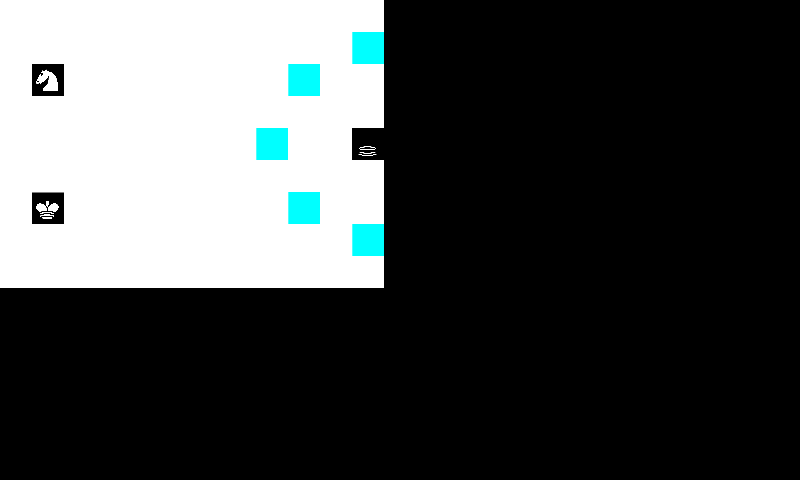

Tiled map render using the project's own tile images. Description and the whole map definition, tile-layer contents included, below:
An orthogonal 25x15 tile map with 32x32 px tiles, 1 tile layer (Map).

<map version="1.0" orientation="orthogonal" renderorder="right-down" width="25" height="15" tilewidth="32" tileheight="32" nextobjectid="14">
 <tileset firstgid="1" name="Tileset" tilewidth="32" tileheight="32" tilecount="18">
  <image source="gfx/Tileset.png" width="192" height="96" />
 </tileset>
 <layer name="Map" width="25" height="15">
  <data>
   <tile gid="1" />
   <tile gid="1" />
   <tile gid="1" />
   <tile gid="1" />
   <tile gid="1" />
   <tile gid="1" />
   <tile gid="1" />
   <tile gid="1" />
   <tile gid="1" />
   <tile gid="1" />
   <tile gid="1" />
   <tile gid="1" />
   <tile gid="0" />
   <tile gid="0" />
   <tile gid="0" />
   <tile gid="0" />
   <tile gid="0" />
   <tile gid="0" />
   <tile gid="0" />
   <tile gid="0" />
   <tile gid="0" />
   <tile gid="0" />
   <tile gid="0" />
   <tile gid="0" />
   <tile gid="0" />
   <tile gid="1" />
   <tile gid="1" />
   <tile gid="1" />
   <tile gid="1" />
   <tile gid="1" />
   <tile gid="1" />
   <tile gid="1" />
   <tile gid="1" />
   <tile gid="1" />
   <tile gid="1" />
   <tile gid="1" />
   <tile gid="2" />
   <tile gid="0" />
   <tile gid="0" />
   <tile gid="0" />
   <tile gid="0" />
   <tile gid="0" />
   <tile gid="0" />
   <tile gid="0" />
   <tile gid="0" />
   <tile gid="0" />
   <tile gid="0" />
   <tile gid="0" />
   <tile gid="0" />
   <tile gid="0" />
   <tile gid="1" />
   <tile gid="10" />
   <tile gid="1" />
   <tile gid="1" />
   <tile gid="1" />
   <tile gid="1" />
   <tile gid="1" />
   <tile gid="1" />
   <tile gid="1" />
   <tile gid="2" />
   <tile gid="1" />
   <tile gid="1" />
   <tile gid="0" />
   <tile gid="0" />
   <tile gid="0" />
   <tile gid="0" />
   <tile gid="0" />
   <tile gid="0" />
   <tile gid="0" />
   <tile gid="0" />
   <tile gid="0" />
   <tile gid="0" />
   <tile gid="0" />
   <tile gid="0" />
   <tile gid="0" />
   <tile gid="1" />
   <tile gid="1" />
   <tile gid="1" />
   <tile gid="1" />
   <tile gid="1" />
   <tile gid="1" />
   <tile gid="1" />
   <tile gid="1" />
   <tile gid="1" />
   <tile gid="1" />
   <tile gid="1" />
   <tile gid="1" />
   <tile gid="0" />
   <tile gid="0" />
   <tile gid="0" />
   <tile gid="0" />
   <tile gid="0" />
   <tile gid="0" />
   <tile gid="0" />
   <tile gid="0" />
   <tile gid="0" />
   <tile gid="0" />
   <tile gid="0" />
   <tile gid="0" />
   <tile gid="0" />
   <tile gid="1" />
   <tile gid="1" />
   <tile gid="1" />
   <tile gid="1" />
   <tile gid="1" />
   <tile gid="1" />
   <tile gid="1" />
   <tile gid="1" />
   <tile gid="2" />
   <tile gid="1" />
   <tile gid="1" />
   <tile gid="14" />
   <tile gid="0" />
   <tile gid="0" />
   <tile gid="0" />
   <tile gid="0" />
   <tile gid="0" />
   <tile gid="0" />
   <tile gid="0" />
   <tile gid="0" />
   <tile gid="0" />
   <tile gid="0" />
   <tile gid="0" />
   <tile gid="0" />
   <tile gid="0" />
   <tile gid="1" />
   <tile gid="1" />
   <tile gid="1" />
   <tile gid="1" />
   <tile gid="1" />
   <tile gid="1" />
   <tile gid="1" />
   <tile gid="1" />
   <tile gid="1" />
   <tile gid="1" />
   <tile gid="1" />
   <tile gid="1" />
   <tile gid="0" />
   <tile gid="0" />
   <tile gid="0" />
   <tile gid="0" />
   <tile gid="0" />
   <tile gid="0" />
   <tile gid="0" />
   <tile gid="0" />
   <tile gid="0" />
   <tile gid="0" />
   <tile gid="0" />
   <tile gid="0" />
   <tile gid="0" />
   <tile gid="1" />
   <tile gid="7" />
   <tile gid="1" />
   <tile gid="1" />
   <tile gid="1" />
   <tile gid="1" />
   <tile gid="1" />
   <tile gid="1" />
   <tile gid="1" />
   <tile gid="2" />
   <tile gid="1" />
   <tile gid="1" />
   <tile gid="0" />
   <tile gid="0" />
   <tile gid="0" />
   <tile gid="0" />
   <tile gid="0" />
   <tile gid="0" />
   <tile gid="0" />
   <tile gid="0" />
   <tile gid="0" />
   <tile gid="0" />
   <tile gid="0" />
   <tile gid="0" />
   <tile gid="0" />
   <tile gid="1" />
   <tile gid="1" />
   <tile gid="1" />
   <tile gid="1" />
   <tile gid="1" />
   <tile gid="1" />
   <tile gid="1" />
   <tile gid="1" />
   <tile gid="1" />
   <tile gid="1" />
   <tile gid="1" />
   <tile gid="2" />
   <tile gid="0" />
   <tile gid="0" />
   <tile gid="0" />
   <tile gid="0" />
   <tile gid="0" />
   <tile gid="0" />
   <tile gid="0" />
   <tile gid="0" />
   <tile gid="0" />
   <tile gid="0" />
   <tile gid="0" />
   <tile gid="0" />
   <tile gid="0" />
   <tile gid="1" />
   <tile gid="1" />
   <tile gid="1" />
   <tile gid="1" />
   <tile gid="1" />
   <tile gid="1" />
   <tile gid="1" />
   <tile gid="1" />
   <tile gid="1" />
   <tile gid="1" />
   <tile gid="1" />
   <tile gid="1" />
   <tile gid="0" />
   <tile gid="0" />
   <tile gid="0" />
   <tile gid="0" />
   <tile gid="0" />
   <tile gid="0" />
   <tile gid="0" />
   <tile gid="0" />
   <tile gid="0" />
   <tile gid="0" />
   <tile gid="0" />
   <tile gid="0" />
   <tile gid="0" />
   <tile gid="0" />
   <tile gid="0" />
   <tile gid="0" />
   <tile gid="0" />
   <tile gid="0" />
   <tile gid="0" />
   <tile gid="0" />
   <tile gid="0" />
   <tile gid="0" />
   <tile gid="0" />
   <tile gid="0" />
   <tile gid="0" />
   <tile gid="0" />
   <tile gid="0" />
   <tile gid="0" />
   <tile gid="0" />
   <tile gid="0" />
   <tile gid="0" />
   <tile gid="0" />
   <tile gid="0" />
   <tile gid="0" />
   <tile gid="0" />
   <tile gid="0" />
   <tile gid="0" />
   <tile gid="0" />
   <tile gid="0" />
   <tile gid="0" />
   <tile gid="0" />
   <tile gid="0" />
   <tile gid="0" />
   <tile gid="0" />
   <tile gid="0" />
   <tile gid="0" />
   <tile gid="0" />
   <tile gid="0" />
   <tile gid="0" />
   <tile gid="0" />
   <tile gid="0" />
   <tile gid="0" />
   <tile gid="0" />
   <tile gid="0" />
   <tile gid="0" />
   <tile gid="0" />
   <tile gid="0" />
   <tile gid="0" />
   <tile gid="0" />
   <tile gid="0" />
   <tile gid="0" />
   <tile gid="0" />
   <tile gid="0" />
   <tile gid="0" />
   <tile gid="0" />
   <tile gid="0" />
   <tile gid="0" />
   <tile gid="0" />
   <tile gid="0" />
   <tile gid="0" />
   <tile gid="0" />
   <tile gid="0" />
   <tile gid="0" />
   <tile gid="0" />
   <tile gid="0" />
   <tile gid="0" />
   <tile gid="0" />
   <tile gid="0" />
   <tile gid="0" />
   <tile gid="0" />
   <tile gid="0" />
   <tile gid="0" />
   <tile gid="0" />
   <tile gid="0" />
   <tile gid="0" />
   <tile gid="0" />
   <tile gid="0" />
   <tile gid="0" />
   <tile gid="0" />
   <tile gid="0" />
   <tile gid="0" />
   <tile gid="0" />
   <tile gid="0" />
   <tile gid="0" />
   <tile gid="0" />
   <tile gid="0" />
   <tile gid="0" />
   <tile gid="0" />
   <tile gid="0" />
   <tile gid="0" />
   <tile gid="0" />
   <tile gid="0" />
   <tile gid="0" />
   <tile gid="0" />
   <tile gid="0" />
   <tile gid="0" />
   <tile gid="0" />
   <tile gid="0" />
   <tile gid="0" />
   <tile gid="0" />
   <tile gid="0" />
   <tile gid="0" />
   <tile gid="0" />
   <tile gid="0" />
   <tile gid="0" />
   <tile gid="0" />
   <tile gid="0" />
   <tile gid="0" />
   <tile gid="0" />
   <tile gid="0" />
   <tile gid="0" />
   <tile gid="0" />
   <tile gid="0" />
   <tile gid="0" />
   <tile gid="0" />
   <tile gid="0" />
   <tile gid="0" />
   <tile gid="0" />
   <tile gid="0" />
   <tile gid="0" />
   <tile gid="0" />
   <tile gid="0" />
   <tile gid="0" />
   <tile gid="0" />
   <tile gid="0" />
   <tile gid="0" />
   <tile gid="0" />
   <tile gid="0" />
   <tile gid="0" />
   <tile gid="0" />
   <tile gid="0" />
   <tile gid="0" />
   <tile gid="0" />
   <tile gid="0" />
   <tile gid="0" />
   <tile gid="0" />
   <tile gid="0" />
   <tile gid="0" />
   <tile gid="0" />
   <tile gid="0" />
   <tile gid="0" />
   <tile gid="0" />
   <tile gid="0" />
   <tile gid="0" />
   <tile gid="0" />
   <tile gid="0" />
   <tile gid="0" />
   <tile gid="0" />
   <tile gid="0" />
   <tile gid="0" />
   <tile gid="0" />
   <tile gid="0" />
   <tile gid="0" />
  </data>
 </layer>
 <objectgroup name="Pieces" />
</map>
